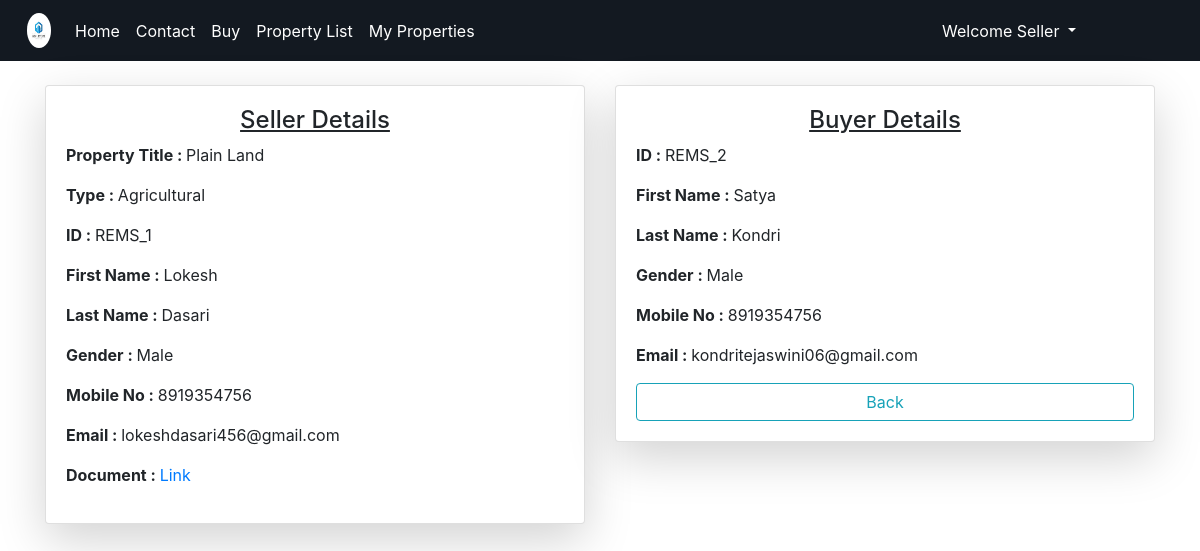
/soldd/3/ (signed in), run on the app's committed database.
### RApp/models.py (models this page shows)
class Property(models.Model):
    y = [
        ('s','Select your Property Type'),
        ('1','Residential'),
        ('2','Commercial'),
        ('3','Agricultural'),
        ('4','Industrial'),
    ]
    d = [
        ('a','Available'),
        ('g','Sold'),
    ]
    proptitle = models.CharField(max_length=200)
    proptype = models.CharField(choices=y,default='s',max_length=15)
    propcity = models.CharField(max_length=200)
    propstate = models.CharField(max_length=200)
    propzipcode = models.CharField(max_length=20)
    propdesc = models.TextField()
    propsqft = models.PositiveIntegerField()
    propprice = models.DecimalField(max_digits=10,decimal_places=2)
    main_photo =models.ImageField(upload_to='Prroperties/',default='prop.png')
    photo_1 = models.ImageField(upload_to='properties/', blank=True, null=True)
    photo_2 = models.ImageField(upload_to='properties/', blank=True, null=True)
    list_date = models.DateTimeField(auto_now_add=True)
    propstatus = models.CharField(choices=d,default='a',max_length=10)
    propdoc = models.FileField(upload_to='Attachments/')
    propsoldto = models.CharField(max_length=200,null=True,blank=True)
    propown = models.CharField(max_length=200,default='Default Owner')
    propprevown = models.CharField(max_length=200,default='Owner')
    pown = models.ForeignKey(User,on_delete=models.CASCADE)

class User(AbstractUser):
    g = [
        ('0','--- Select Your Gender ---'),
        ('1','Male'),
        ('2','Female'),
    ]
    c=[
        ('0','Guest'),
        ('1','Buyer'),
        ('2','Seller'),
        ('3','Deny')
    ]
    mble = models.CharField(max_length=10,null=True,blank=True)
    gdr = models.CharField(choices=g,default='0',max_length=5)
    role_type_appl=models.CharField(choices=c,default='0',max_length=5)
    role_type=models.CharField(choices=c,default='0',max_length=5)
    eid=models.CharField(max_length=10)
    pfimg=models.ImageField(upload_to='Profiles/',default='pfle.png')

### RApp/views.py (the view)
# urls.py: path('soldd/<int:k1>/',views.solddetails,name="soldet"),
def solddetails(request,k1):
	b1 = Property.objects.get(id = k1)
	b2 = User.objects.get(eid = b1.propown)
	b3 = User.objects.get(eid = b1.propsoldto)
	return render(request,'html/sold_details.html',{'y1':b2,'y2':b3,'y3':b1})

### templates/html/sold_details.html (shortened to what this page needs)
{% extends 'html/base.html' %}
{% block content %}
<div class="container mt-4">
    <div class="row">
        <div class="col">
            <div class="card mx-auto shadow-lg">
                <div class="card-body">
                    <h4 class="mb-2" style="display: flex; justify-content: center;"><u>Seller Details</u></h4>
                    <p><b>Property Title : </b>{{y3.proptitle}}</p>
                    {% if y3.proptype == "1" %}
                        <p><b>Type : </b>Residential</p>
					{% elif y3.proptype == "2" %}
                        <p><b>Type : </b>Commercial</p>
					{% elif y3.proptype == "3" %}
                        <p><b>Type : </b>Agricultural</p>
					{% elif y3.proptype == "4" %}
                        <p><b>Type : </b>Industrial</p>
					{% endif %}
                    <p><b>ID : </b>{{y1.eid}}</p>
                    <p><b>First Name : </b>{{y1.first_name}}</p>
                    <p><b>Last Name : </b>{{y1.last_name}}</p>
                    {% if y1.gdr == "1" %}
                        <p><b>Gender : </b>Male</p>
                    {% elif y1.gdr == "2" %}
                        <p><b>Gender : </b>Female</p>
                    {% endif %}
                    <p><b>Mobile No : </b>{{y1.mble}}</p>
                    <p><b>Email : </b>{{y1.email}}</p>
                    <p><b>Document : </b><a href="{{y3.propdoc.url}}" target="_blank">Link</a></p>
                </div>
            </div>
        </div>
        <div class="col">
            <div class="card mx-auto shadow-lg">
                <div class="card-body">
                    <h4 style="display: flex; justify-content: center;"><u>Buyer Details</u></h4>
                    <p><b>ID : </b>{{y2.eid}}</p>
                    <p><b>First Name : </b>{{y2.first_name}}</p>
                    <p><b>Last Name : </b>{{y2.last_name}}</p>
                    {% if y2.gdr == "1" %}
                        <p><b>Gender : </b>Male</p>
                    {% elif y2.gdr == "2" %}
                        <p><b>Gender : </b>Female</p>
                    {% endif %}
                    <p><b>Mobile No : </b>{{y2.mble}}</p>
                    <p><b>Email : </b>{{y2.email}}</p>
                    <div class="row">
                        <div class="col">
                            {% if request.user.is_superuser %}
                                <a href="{% url 'allprops' %}" class="btn btn-outline-info form-control">Back</a>
                            {% elif  request.user.role_type == "2" %}
                                <a href="{% url 'mp' %}" class="btn btn-outline-info form-control">Back</a>
                            {% endif %}
                        </div>
                    </div>
                </div>
            </div>
        </div>
    </div>
    <br>
    <br>
</div>
{% endblock %}

### data on the page
Property: proptitle "Plain Land"
User: eid "REMS_1", first_name "Lokesh", last_name "Dasari", mble "8919354756", email "lokeshdasari456@gmail.com"
User: eid "REMS_2", first_name "Satya", last_name "Kondri", mble "8919354756", email "kondritejaswini06@gmail.com"
